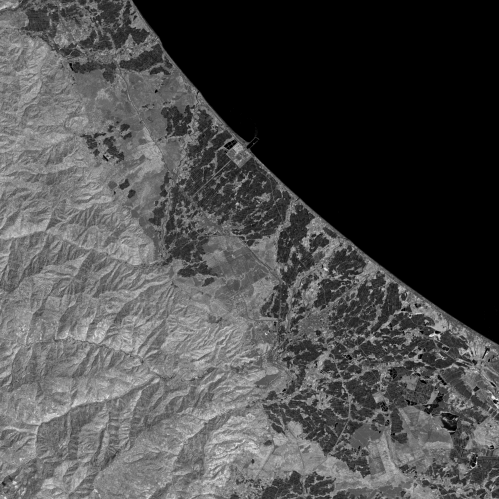
#> input picture 1-Import/data/Landsat8/NIR.tif, 998 x 998 px, found by its file name (shown at 1/2 size)
$ jupyter execute GLCM.ipynb   (older library calls are emulated)
#> lines starting #> are read from the running program, lines starting #| are printed output that depends on the picture
[cell 1]
import matplotlib.pyplot as plt
import numpy as np
import skimage
from skimage.feature import graycomatrix, graycoprops

[cell 2]
B5 = skimage.io.imread("E:/Landsat8/NIR.tif")
#> B5 is the input picture: shape (998, 998) int16; min 23, max 6200, mean 1998.6

[cell 3]
np.shape(B5)
#> Out = (998, 998)

[cell 4]
result = np.empty((998,998), dtype= float)

image = np.array(B5, dtype='uint8')
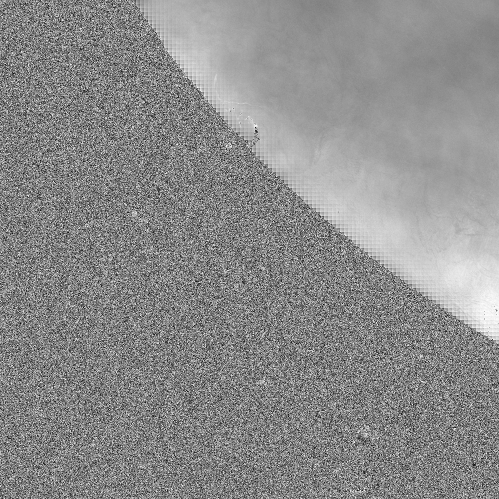
#> image: shape (998, 998) (shown at 1/2 size); min 0, max 255, mean 139
